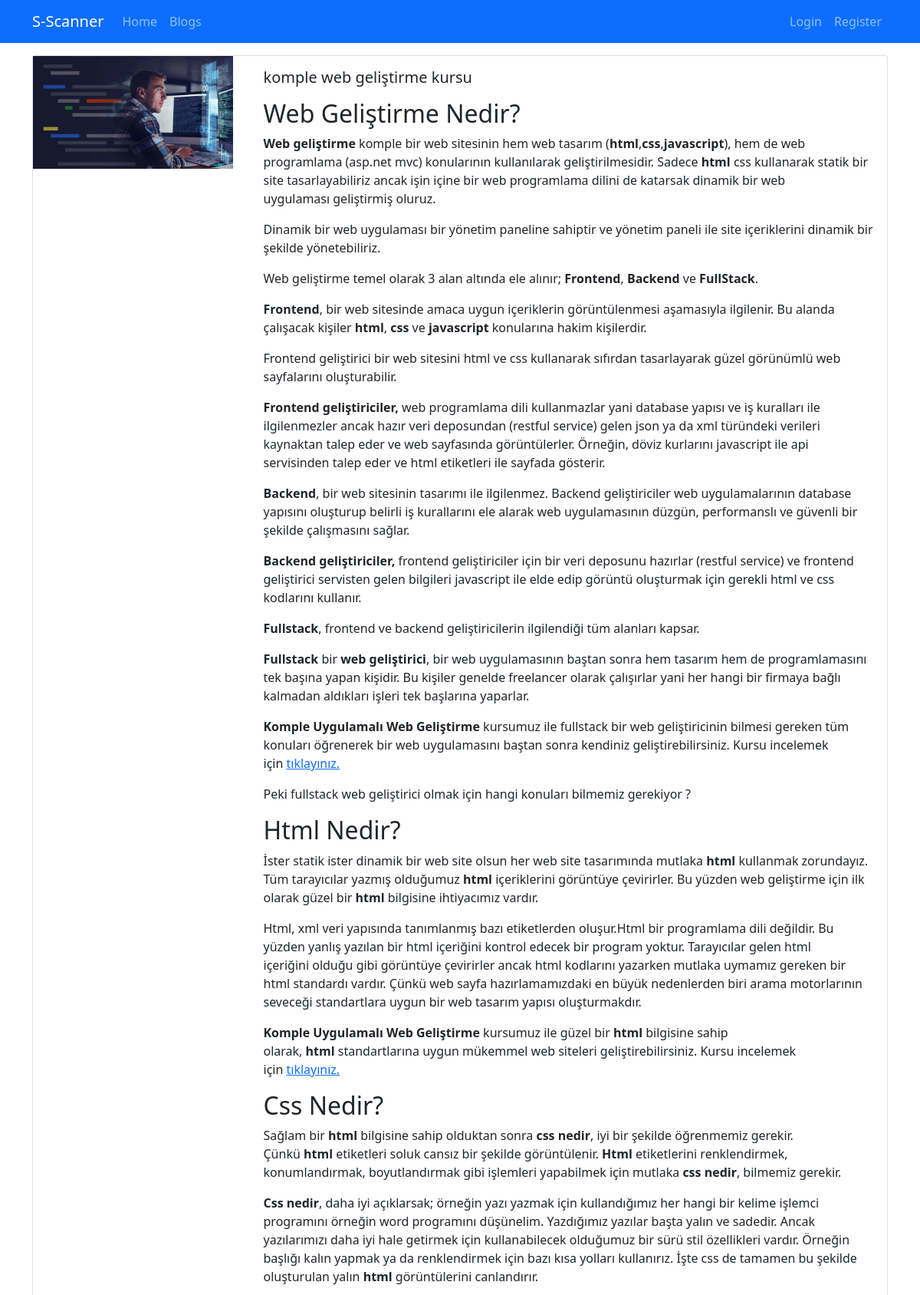
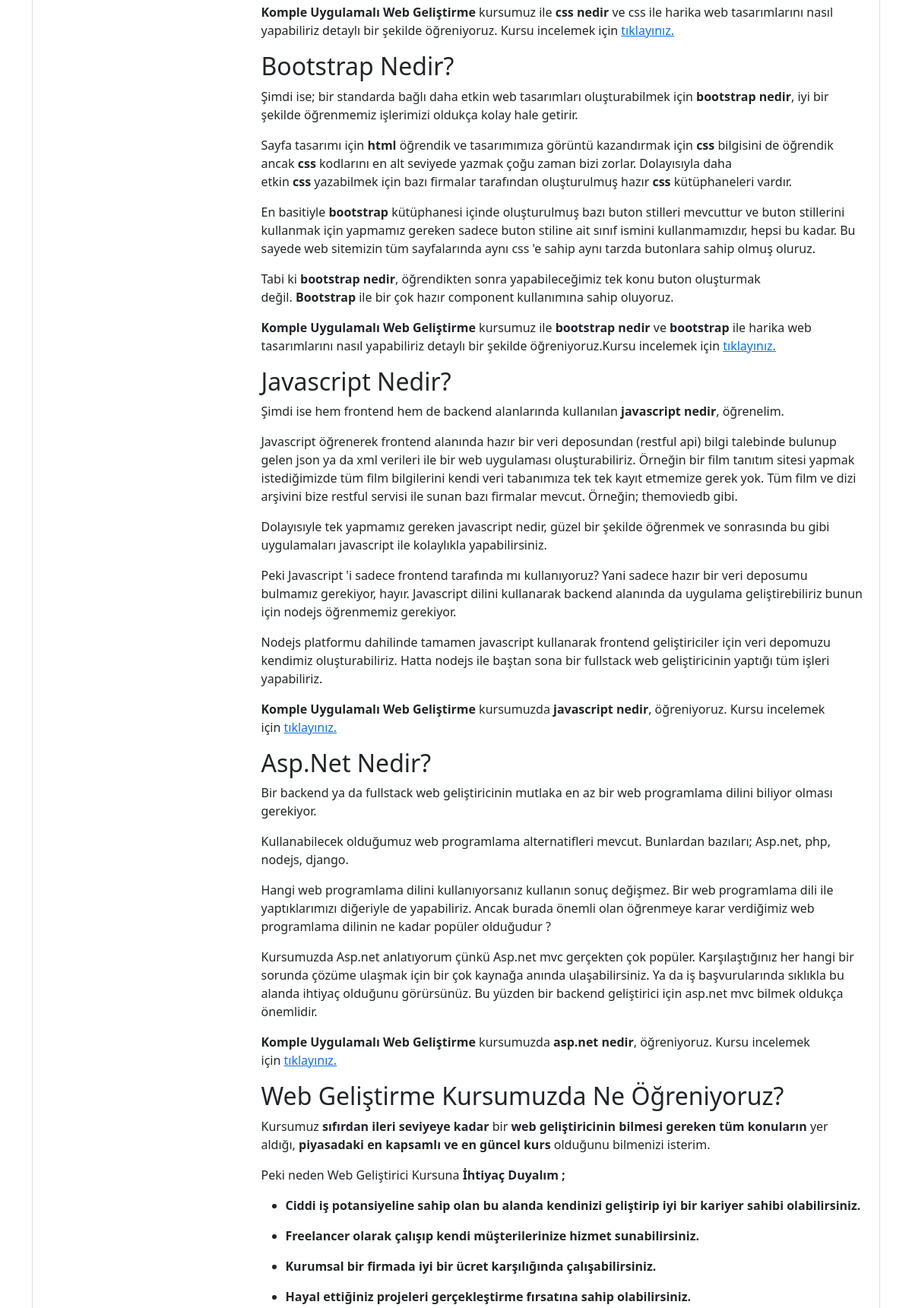
Screenshot of /blogs/komple-web-gelistirme-kursu (upper part) with the database file from the repository (2 pictures, top to bottom).
### blog/models.py (models this page shows, shortened)
class Blog(models.Model):
    title = models.CharField(max_length=200)
    image = models.ImageField(upload_to="blogs")
    description = RichTextField(blank=True,null=True)
    is_active = models.BooleanField(default=False)
    is_home = models.BooleanField(default=False)
    slug = models.SlugField(null=False,blank=True, unique=True, db_index =True, editable = False)
    categories = models.ManyToManyField(Category, blank=True)

### blog/views.py (the view)
# urls.py: path("blogs/<slug:slug>", views.blog_details, name="blog_details")
def blog_details(request, slug):
    blog = Blog.objects.get(slug=slug)
    return render(request, "blog/blog-details.html",{
        "blog": blog
    })

### blog/templates/blog/blog-details.html (shortened to what this page needs)
{% extends "base.html" %}
{% load static %}
{% block content %}
<div class="container mt-3">
    <div class="row">
        <div class="col-12">
            <div class="card mb-3">
                <div class="row">
                    <div class="col-md-3">
                        <img src="{{blog.image.url}}" alt="" class="img-fluid">
                    </div>
                    <div class="col-md-9">
                        <div class="card-body">
                            <h5 class="card-title">
                                {{blog.title}}
                            </h5>
                            <p class="card-text">{{blog.description|safe}}</p>
                        </div>
                    </div>
                </div>
            </div>
        </div>
    </div>
</div>
{% endblock %}

### rows the page displays
Blog: image (picture), title "komple web geliştirme kursu", description "Web Geliştirme Nedir? Web geliştirme komple bir web sitesinin hem web tasarım ( html , css , javascript ), hem de web programlama (asp.net mvc) konularının kullanılarak geliştirilmesidir. Sadece html css kullanarak statik bir site tasarlayabiliriz ancak işin içine bir web programlama dilini de katarsak dinamik bir web uygulaması geliştirmiş oluruz. Dinamik bir web uygulaması bir yönetim paneline sahiptir ve yönetim paneli ile site içeriklerini dinamik bir şekilde yönetebiliriz. Web geliştirme temel olarak 3 alan altında ele alınır; Frontend , Backend ve FullStack . Frontend , bir web sitesinde amaca uygun içeriklerin görüntülenmesi aşamasıyla ilgilenir. Bu alanda çalışacak kişiler html ,…"
